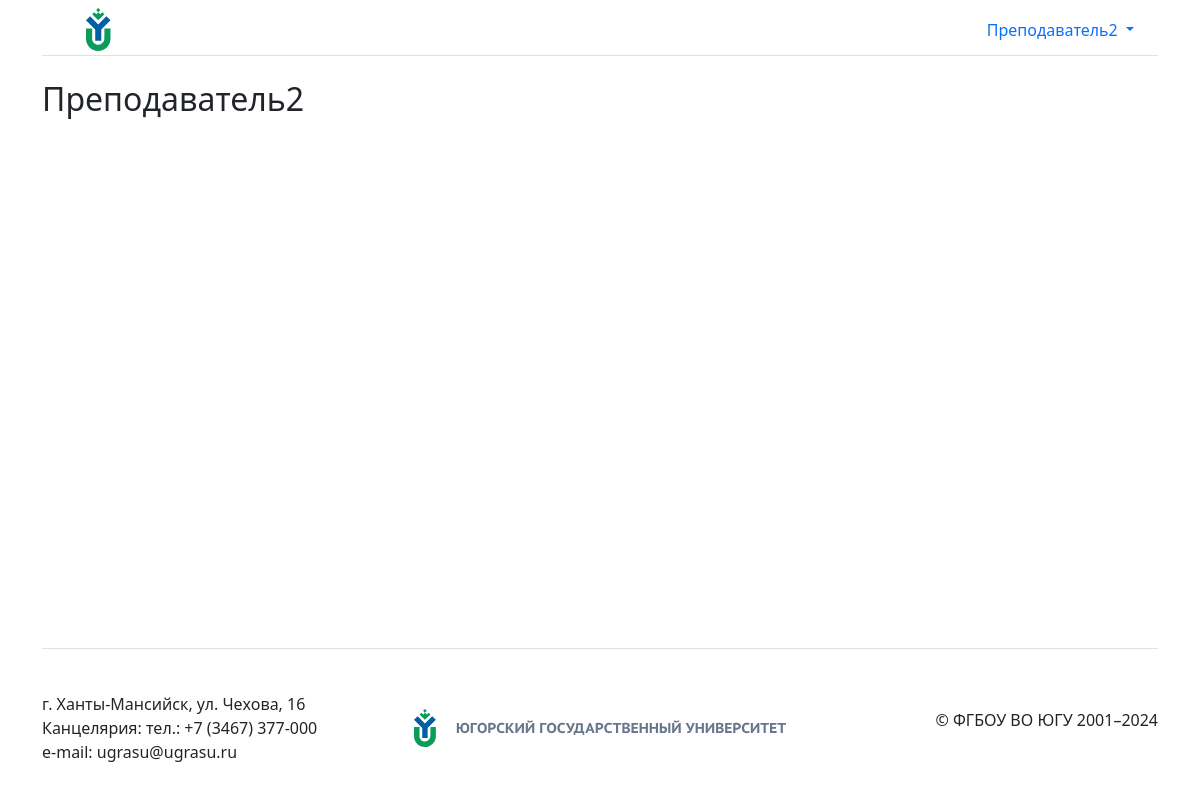
/account/profileLecturer/ (signed in), run on an earlier commit of the app's database.
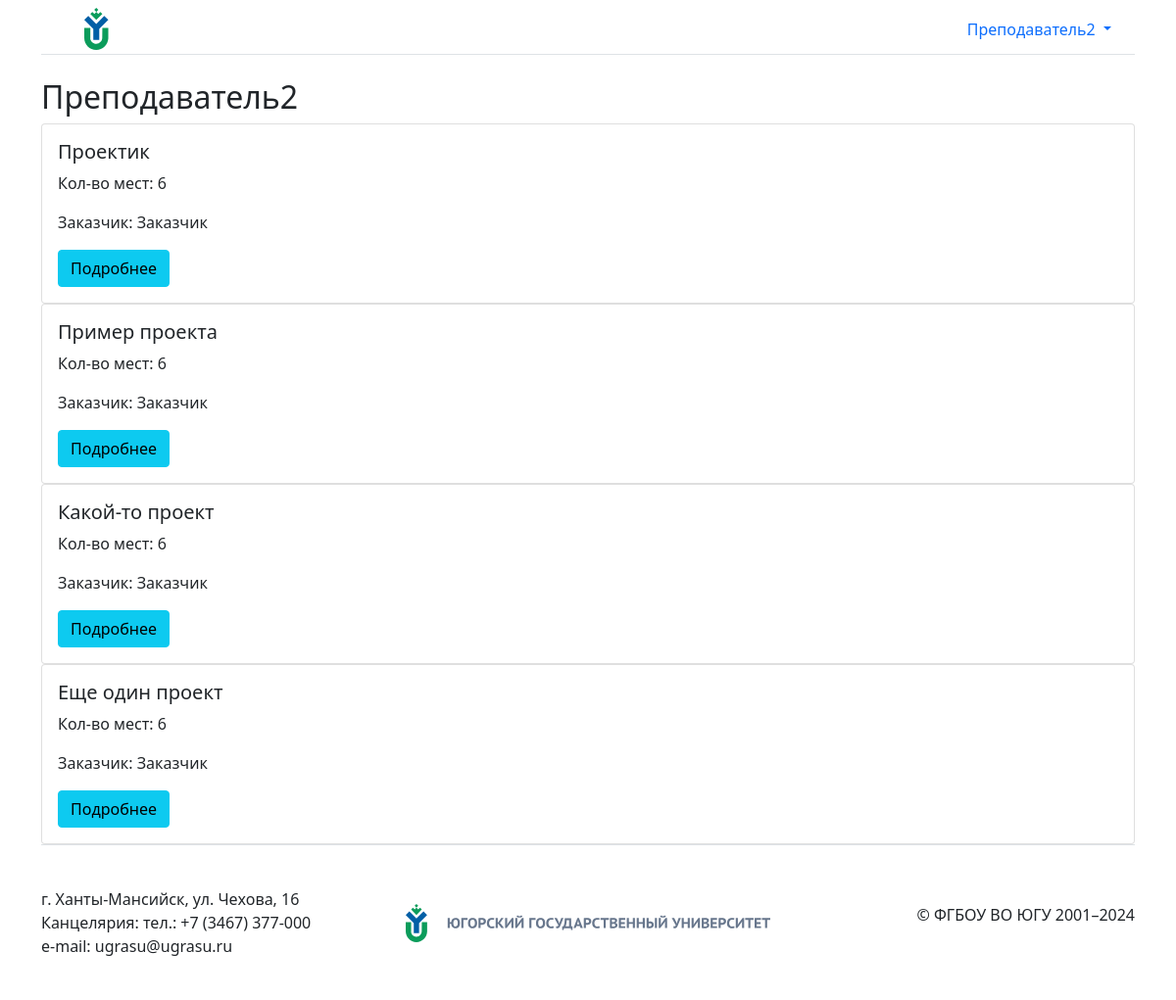
And on a later commit of the database.
### showcase_projects/models.py (models this page shows, shortened)
class Project(models.Model):
    class Meta:
        permissions = [
            ("change_status_project", "Can change status project"),
        ]
    CUSTOMER_TYPE = [
        ('external' ,'Внешний'),
        ('interior' ,'Внутренний'),
    ]
    order = models.OneToOneField(Order, on_delete=models.CASCADE, default=None, null=True, blank=True,)
    place = models.IntegerField(default=6)
    lecturer = models.ForeignKey(Lecturer, on_delete=models.CASCADE, default=None, null=True, blank=True, related_name='lecturer')
    customer_type = models.CharField(max_length=20, choices=CUSTOMER_TYPE, default='processing')

class ModelWithStatus(models.Model):
    class Meta:
        abstract = True
    STATUS_CHOICES = [
        ('accepted', 'Принят'),
        ('processing', 'В обработке'),
        ('rejected', 'Отклонен'),
    ]
    status = models.CharField(max_length=20, choices=STATUS_CHOICES, default='processing')

class Order(ModelWithStatus):
    title = models.CharField(max_length=100)
    customer = models.ForeignKey(Customer, on_delete=models.CASCADE, related_name='customer')
    directionIdentity = models.ManyToManyField(DirectionIdentity)
    spheres = models.ManyToManyField(Spheres)
    types = models.ManyToManyField(Types)

### registration/models.py (models this page shows, shortened)
class Profile(models.Model):
    user = models.OneToOneField(
        User, on_delete=models.CASCADE,
    )
    class Meta:
        abstract = True

class Customer(Profile):
    pass

### registration/views.py (the view, shortened to what this page needs)
# urls.py: path('profileLecturer/', registration_views.LecturerProfile.as_view(), name='profileLecturer'),
class LecturerProfile(View, LoginRequiredMixin):
    def get(self, request, *args, **kwargs):
        user = get_object_or_404(Lecturer, user__username=self.request.user.username)
        projects = Project.objects.filter(lecturer=user)
        letters = MotivationLetters.objects.filter(project__in=projects, status='processing')
        context = {'projects' : projects, 'letters': letters}
        return render(request, 'registration/profileLecturer.html', context)

### registration/templates/registration/profileLecturer.html (shortened to what this page needs)
{% extends "showcase_projects/base.html" %}
{% block content %}
<h2 class="account-heading">{{ user.username }}</h2>
{% if projects %}
    {% for project in projects %}
        {% include "showcase_projects/project_card.html" %}
    {% endfor %}
{% endif %}
{% endblock content %}

### showcase_projects/templates/showcase_projects/base.html (shortened to what this page needs)
{% load static %}
<!DOCTYPE html>
<html lang="en">
<head>
    <link href="https://cdn.jsdelivr.net/npm/bootstrap@5.0.2/dist/css/bootstrap.min.css" rel="stylesheet"
>
</head>
<body>
    <div class="wrapper">
        <div class="container">
            <header class="border-bottom lh-1 p-1">
                <div class="row flex-nowrap justify-content-between align-items-center">
                    <div class="col-4 pt-1 d-flex">
                        <a href="{% url 'home' %}" class="d-inline-flex link-body-emphasis text-decoration-none">
                            <svg class="bi" width="40" height="32" role="img" aria-label="Bootstrap">
                                <img class="img-fluid" src="{% static "showcase_projects/img/logo-separator.svg" %}" id="logo">
                            </svg>
                        </a>
                    </div>
                    <div class="col-4 pt-1 d-flex justify-content-end align-items-center">
                        <div class="p-1">
                            {% if user.is_authenticated %}
                            <div class="dropdown">
                                <div class="dropdown-toggle nav-item nav-link text-body-emphasis" id="dropdownMenuUser"
                                    data-bs-toggle="dropdown" aria-expanded="false" style="cursor: pointer;">
                                    {{ user.username }}
                                </div>
                                </div>
                            {% else %}
                                <a class="btn btn-outline-primary me-2" href="{% url 'login' %}">Вход</a>
                            {% endif %}
                        </div>
                    </div>
                </div>
            </header>
        </div>
        <div class="container mt-4 content">
            <main role="main" class="main-content">
                {% block content %}{% endblock %}
            </main>
        </div>
        <div class="container">
            <footer class="d-flex flex-wrap justify-content-between align-items-center py-1 border-top">
                <div class="col-md-4 mb-md-0 text-body-secondary">
                    г. Ханты-Мансийск, ул. Чехова, 16<br>
                    Канцелярия: тел.:
                    +7 (3467) 377-000<br>
                    e-mail:
                    ugrasu@ugrasu.ru<br>
                </div>
                <a href="{% url 'home' %}" class="col-md-4 d-flex align-items-center justify-content-center mb-3 mb-md-0 me-md-auto link-body-emphasis text-decoration-none">
                    <svg class="bi">
                        <img class="img-fluid" src="{% static "showcase_projects/img/logo.svg" %}" id="logo">
                    </svg>
                </a>
                <div class="mb-md-0 nav col-md-4 justify-content-end">
                    <p>© ФГБОУ ВО ЮГУ 2001–2024</p>
                </div>
            </footer>
        </div>
    </div>
</body>
</html>

### showcase_projects/templates/showcase_projects/project_card.html
<div class="col">
    <div class="card h-100">
        <div class="card-body">
            <h5 class="card-title">{{ project.order.title }}</h5>
            <p class="card-text">Кол-во мест: {{ project.place }}</p>
            <p class="card-text">Заказчик: {{ project.order.customer.user.username }}</p>
            <a href="{% url 'project-detail' project.id %}" class="btn btn-info">Подробнее</a>
        </div>
    </div>
</div>

### showcase_projects/templates/showcase_projects/base.html (style rules this page uses)
.main-content { min-height: calc(71vh); }

What changed in the data, as far as the page shows it:
added Project: order "Проектик", place "6", order.customer.user.username "Заказчик"
added Project: order "Пример проекта", place "6", order.customer.user.username "Заказчик"
added Project: order "Какой-то проект", place "6", order.customer.user.username "Заказчик"
added Project: order "Еще один проект", place "6", order.customer.user.username "Заказчик"
